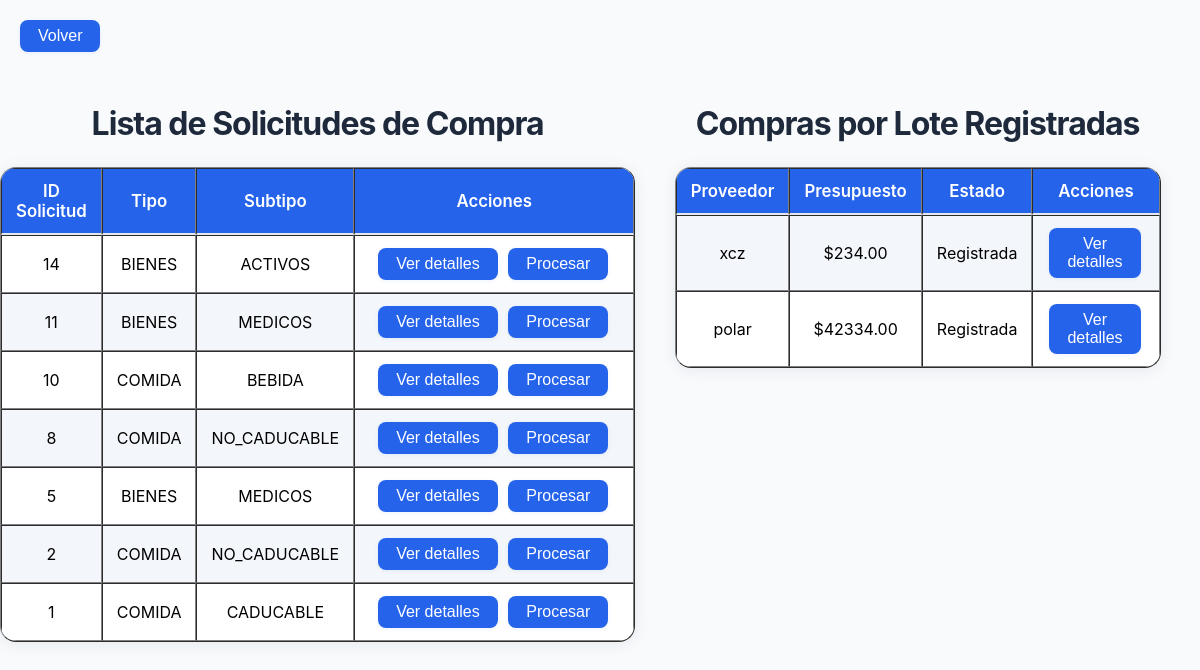
/solicitudes/, run on an earlier commit of the app's database.
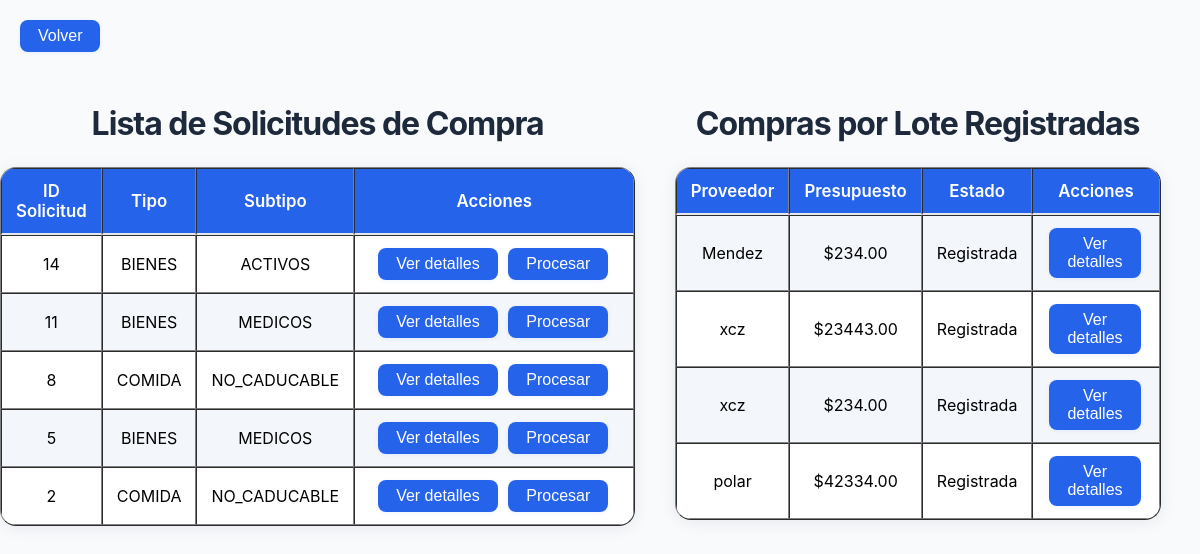
And on a later commit of the database.
### compras/models.py (models this page shows)
class SolicitudSubtipo(models.Model):
    id = models.AutoField(primary_key=True)
    tipo = models.CharField(max_length=50)
    subtipo = models.CharField(max_length=50)
    procesada = models.BooleanField(default=False)

class CompraLote(models.Model):
    ESTADO_CHOICES = [
        ('registrada', 'Registrada'),
        ('espera_revision', 'En espera por revisión'),
        ('exitosa', 'Exitosa'),
        ('defectuosa', 'Defectuosa'),
        ('cancelada', 'Cancelada'),
    ]
    empresa_nombre = models.CharField(max_length=100)
    empresa_contacto = models.CharField(max_length=100)
    empresa_ubicacion = models.CharField(max_length=100)
    proveedor = models.ForeignKey('Proveedores', on_delete=models.PROTECT)
    puerto_entrega = models.CharField(max_length=100)
    notas_compra = models.TextField(blank=True)
    presupuesto_lote = models.DecimalField(max_digits=15, decimal_places=2)
    estado = models.CharField(max_length=20, choices=ESTADO_CHOICES, default='registrada')
    fecha = models.DateTimeField(auto_now_add=True)
    solicitud = models.ForeignKey('SolicitudSubtipo', null=True, blank=True, on_delete=models.SET_NULL, related_name='lotes')

class Proveedores(models.Model):
    paises= [
    ]
    TIPO_CHOICES = [
        ('COMIDA', 'Comida'),
        ('BIENES', 'Bienes'),
    ]
    SUBTIPO_CHOICES = [
        ('CADUCABLE', 'Caducable'),
        ('NO_CADUCABLE', 'No caducable'),
        ('REFRIGERADO', 'Refrigerado'),
        ('NO_REFRIGERADO', 'No refrigerado'),
        ('BEBIDA', 'Bebida'),
        ('LICOR', 'Licor'),
        ('REPUESTOS', 'Repuestos'),
        ('LIMPIEZA', 'Materiales de limpieza'),
        ('MEDICOS', 'Materiales médicos'),
        ('ACTIVOS', 'Bienes activos'),
    ]
    name = models.CharField(max_length=100)
    service_or_product = models.CharField(max_length=100)
    categorie = models.CharField(max_length=100)
    contact = models.CharField(max_length=100)
    countries = models.ManyToManyField(Paises)
    sucursal = models.CharField(max_length=100)
    tipo = models.CharField(max_length=20, choices=TIPO_CHOICES, default='BIENES')
    subtipo = models.CharField(max_length=20, choices=SUBTIPO_CHOICES, blank=True, null=True)

### compras/views.py (the view, shortened to what this page needs)
# urls.py: path('solicitudes/', lista_solicitudes_view, name='lista_solicitudes'),
def lista_solicitudes_view(request):
    from .models import CompraLote
    solicitudes = SolicitudSubtipo.objects.filter(procesada=False).order_by('-id')
    compras_lote = CompraLote.objects.exclude(estado__in=['exitosa', 'defectuosa', 'cancelada']).order_by('-fecha')
    return render(request, 'lista_solicitudes.html', {'solicitudes': solicitudes, 'compras_lote': compras_lote})

### compras/templates/lista_solicitudes.html (shortened to what this page needs)
{% load static %}
<!DOCTYPE html>
<html lang="es">
<head>
    <link rel="stylesheet" href="{% static 'styles/styles_compras.css' %}">
    <link rel="stylesheet" href="{% static 'styles/lista_solicitudes.css' %}">
</head>
<body>
    <a href="{% url 'dashboard' %}"><button class="volver">Volver</button></a>
    <div style="display: flex; flex-direction: row; justify-content: space-around;">
        <div class="solicitudes">
            <h2>Lista de Solicitudes de Compra</h2>
            <table border="1">
                <thead>
                    <tr>
                        <th>ID Solicitud</th>
                        <th>Tipo</th>
                        <th>Subtipo</th>
                        <th style="min-width: 250px;">Acciones</th>
                    </tr>
                </thead>
                <tbody>
                    {% for solicitud in solicitudes %}
                    <tr>
                        <td>{{ solicitud.id }}</td>
                        <td>{{ solicitud.tipo }}</td>
                        <td>{{ solicitud.subtipo }}</td>
                        <td>
                            <a href="{% url 'detalle_solicitud' solicitud.id %}"><button>Ver detalles</button></a>
                            <a href="{% url 'procesar_materiales_solicitud' solicitud.id %}"><button {% if solicitud.procesada %}disabled{% endif %}>Procesar</button></a>
                        </td>
                    </tr>
                    {% empty %}
                    <tr><td colspan="5">No hay solicitudes registradas.</td></tr>
                    {% endfor %}
                </tbody>
            </table>
        </div>
        <div class="compras">
            <h2>Compras por Lote Registradas</h2>
            <table border="1">
                <tr>
                    <th>Proveedor</th>
                    <th>Presupuesto</th>
                    <th>Estado</th>
                    <th>Acciones</th>
                </tr>
                {% for compra in compras_lote %}
                <tr>
                    <td>{{ compra.proveedor.name }}</td>
                    <td>${{ compra.presupuesto_lote }}</td>
                    <td>
                        {{ compra.get_estado_display }}
                    </td>
                    <td>
                        <a href="{% url 'detalle_compra_lote' compra.id %}"><button>Ver detalles</button></a>
                    </td>
                </tr>
                {% empty %}
                <tr><td colspan="5">No hay compras registradas.</td></tr>
                {% endfor %}
            </table>
        </div>
    </div>
</body>
</html>

What changed in the data, as far as the page shows it:
no longer on this page (row edited): SolicitudSubtipo: id "10", tipo "COMIDA", subtipo "BEBIDA"
no longer on this page (row edited): SolicitudSubtipo: id "1", tipo "COMIDA", subtipo "CADUCABLE"
added CompraLote: proveedor.name "Mendez", presupuesto_lote "234.00", estado "Registrada"
added CompraLote: proveedor.name "xcz", presupuesto_lote "23443.00", estado "Registrada"
